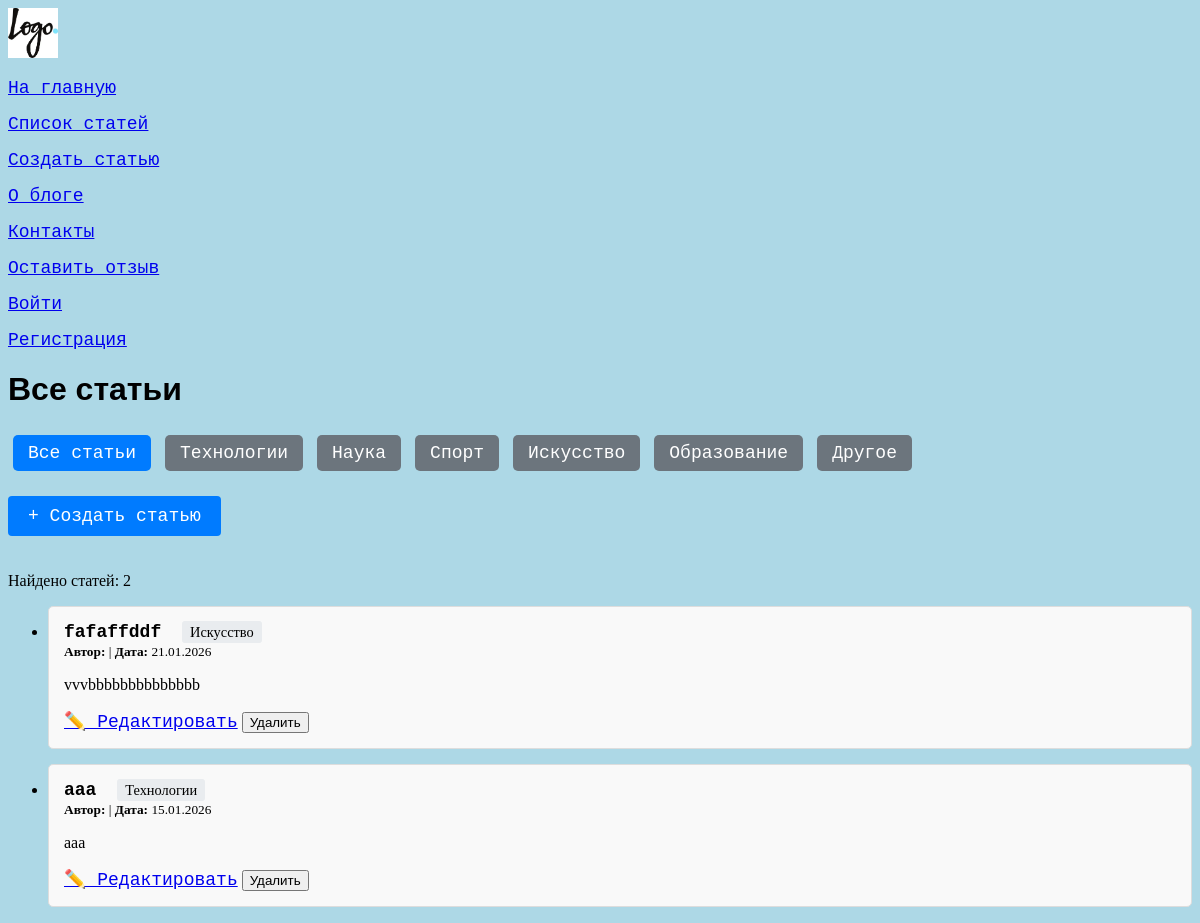
/articles, run on an earlier commit of the app's database.
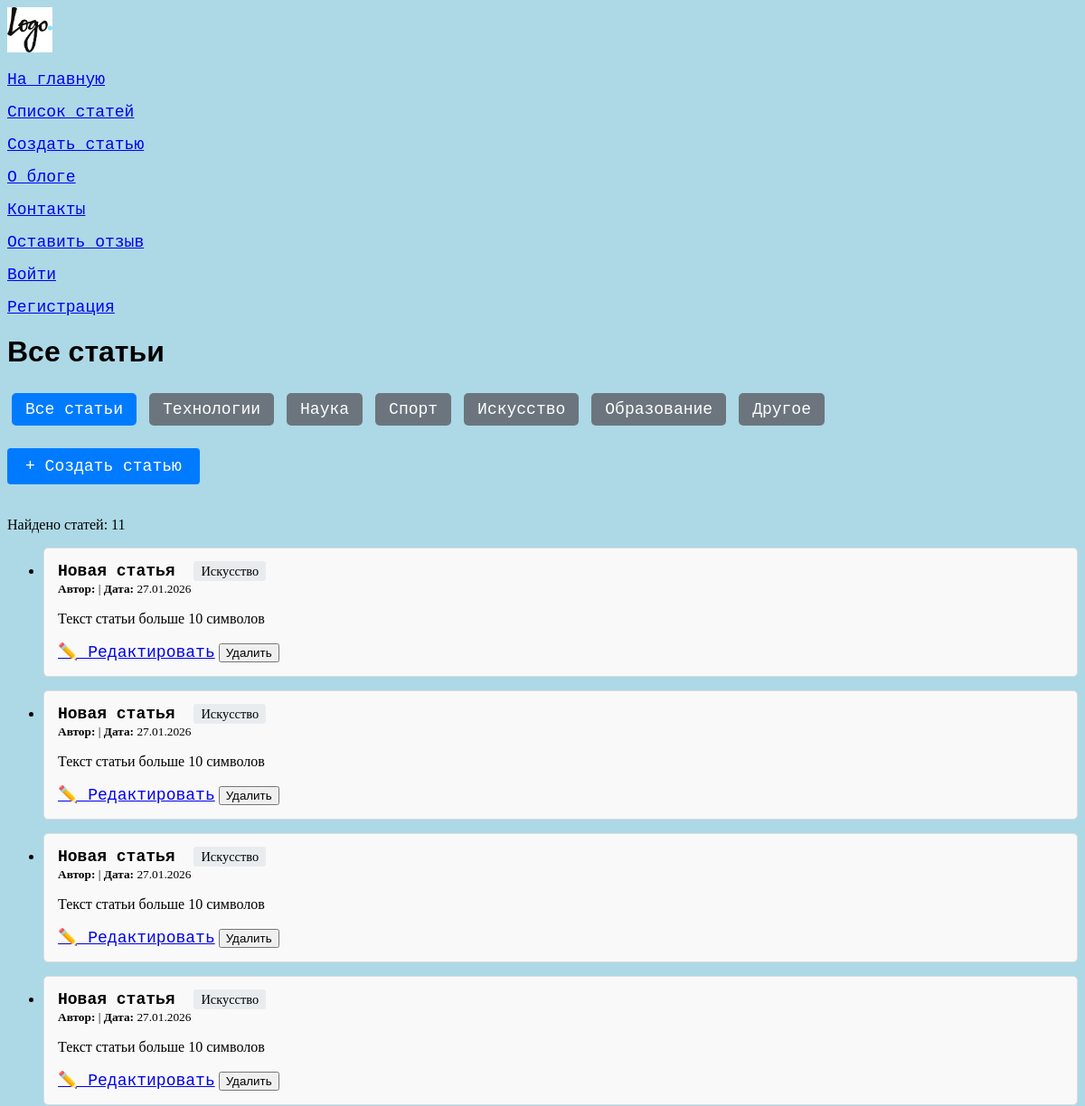
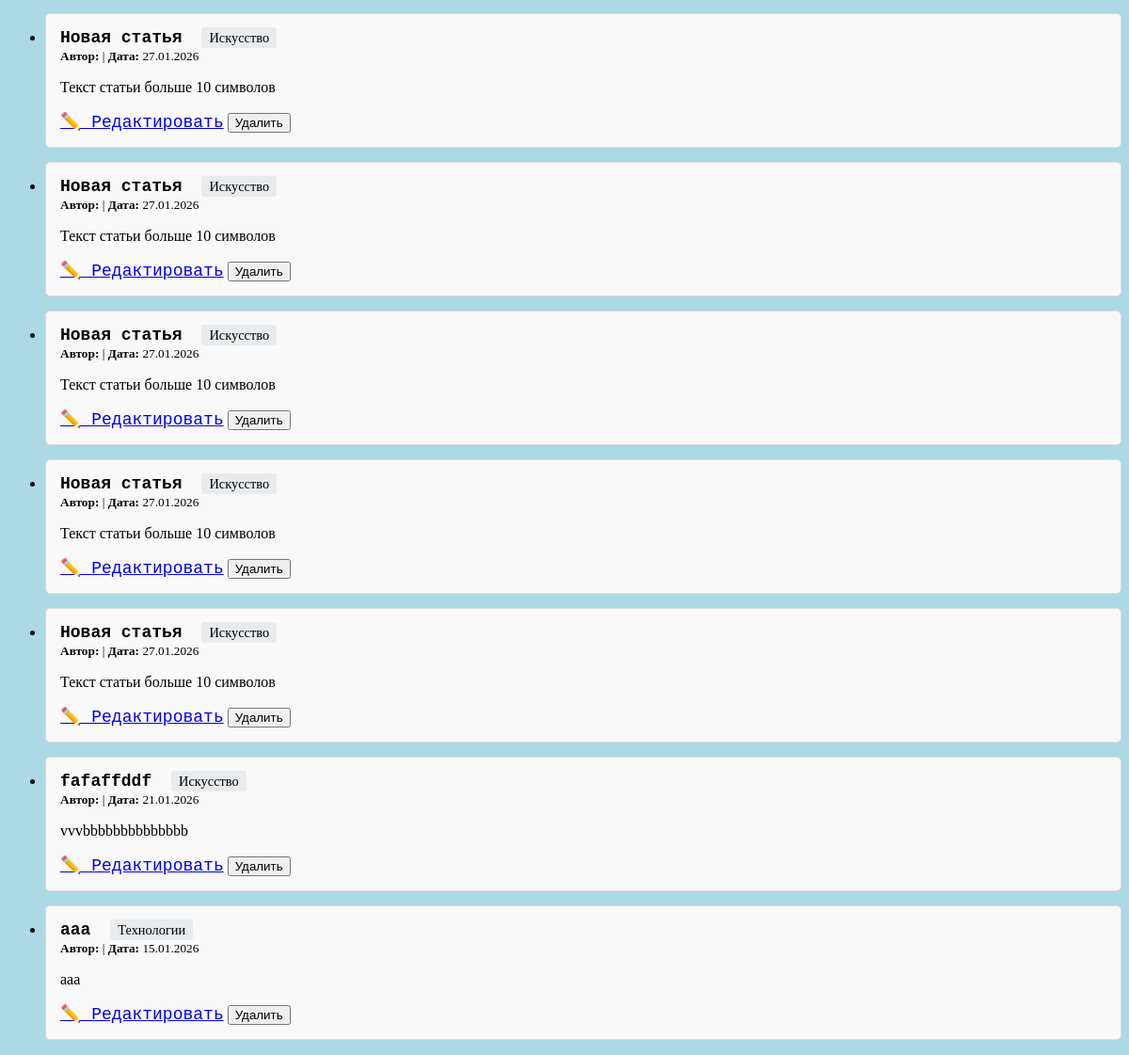
And on a later commit of the database (2 pictures, top to bottom).
### main/models.py (models this page shows, shortened)
class Article(models.Model):
    CATEGORY_CHOICES = [
        ('technology', 'Технологии'),
        ('science', 'Наука'),
        ('sport', 'Спорт'),
        ('art', 'Искусство'),
        ('education', 'Образование'),
        ('other', 'Другое'),
    ]
    title = models.CharField(max_length=30)
    text = models.TextField()
    created_date = models.DateTimeField(auto_now_add=True)
    user = models.ForeignKey(
        'auth.User',
        on_delete=models.CASCADE,
        related_name='articles'
    )
    category = models.CharField(
        max_length=20,
        choices=CATEGORY_CHOICES,
        default='other'
    )

### main/views.py (the view)
# urls.py: path('articles', views.articles, name="articles"),
def articles(request):
    articles_list = Article.objects.select_related('user').all().order_by('-created_date')
    context = {
        'articles': articles_list,
        'title': 'Все статьи',
        'today': timezone.now().date(),
        'category_choices': Article.CATEGORY_CHOICES,
    }
    return render(request, "articles.html", context)

### main/templates/articles.html (shortened to what this page needs)
<!DOCTYPE html>
{% load static %}
{% include "base.html" %}
<html>
<head>
    <link rel="stylesheet" href="{% static 'main/static/css/styles.css' %}">
</head>
<body>
    <h1>{{ title }}</h1>
    <div class="category-nav">
        <a href="{% url 'articles' %}"
           class="category-link {% if not category %}active{% endif %}">
            Все статьи
        </a>
        {% for code, name in category_choices %}
            <a href="{% url 'articles_by_category' code %}"
               class="category-link {% if category == code %}active{% endif %}">
                {{ name }}
            </a>
        {% endfor %}
    </div>
    <a href="{% url 'create_article' %}" class="create-link">+ Создать статью</a>
    {% if articles %}
        <p>Найдено статей: {{ articles|length }}</p>
        <ul class="article-list">
        {% for article in articles %}
            <li class="article-item">
                <a href="{% url 'article_detail' article.id %}" style="text-decoration: none; color: inherit;">
                    <strong>{{ article.title }}</strong>
                </a>
                <span class="article-category">{{ article.get_category_display }}</span>
                <br>
                <small>
                    <strong>Автор:</strong> {{ article.user.name }} |
                    <strong>Дата:</strong> {{ article.created_date|date:"d.m.Y" }}
                </small>
                <p>{{ article.text|truncatechars:150 }}</p>
                <div class="article-actions">
                    <a href="{% url 'edit_article' article.id %}" class="btn btn-edit">✏️ Редактировать</a>
                    <form action="{% url 'delete_article' article.id %}" method="POST" style="display: inline;">
                        <button type="submit" class="btn btn-delete"
                                onclick="return confirm('Удалить статью?')">
                            Удалить
                        </button>
                    </form>
                </div>
            </li>
        {% endfor %}
        </ul>
    {% endif %}
</body>
</html>

### main/templates/base.html (shortened to what this page needs)
<!DOCTYPE html>
<head>
    {% load static %}
    <link rel="stylesheet" href="{% static 'css/styles.css' %}" />
</head>
<body>
    <img class="logo" src="{% static 'images/i (8).png' %}">
    <a href="{% url 'home' %}">На главную</a>
    <a href="{% url 'articles' %}">Список статей</a>
    <a href="{% url 'create_article' %}">Создать статью</a>
    <a href="{% url 'about' %}">О блоге</a>
    <a href="{% url 'contact' %}">Контакты</a>
    <a href="{% url 'feedback' %}">Оставить отзыв</a>
    {% if user.is_authenticated %}
        <strong>{{ user.username }}</strong>
        <a href="{% url 'logout' %}">Выйти</a>
    {% else %}
        <a href="{% url 'login' %}">Войти</a>
        <a href="{% url 'register' %}">Регистрация</a>
    {% endif %}
</body>

### main/static/css/styles.css (style rules this page uses)
body { background-color:lightblue; }
a { font-family: 'Courier New', Courier, monospace; font-size: large; text-align: center; }
h1 { font-family: 'Franklin Gothic Medium', 'Arial Narrow', Arial, sans-serif; }
p { font-family: Georgia, 'Times New Roman', Times, serif; }
.logo { width: 50px; height: 50px; }
.article-item { border: 1px solid #ddd; padding: 15px; margin-bottom: 15px; border-radius: 5px; background-color: #f9f9f9; }
.create-link { display: inline-block; background-color: #007bff; color: white; padding: 10px 20px; text-decoration: none; border-radius: 4px; margin-bottom: 20px; }

### main/templates/articles.html (style rules this page uses)
.category-nav { margin: 20px 0; }
.category-link { display: inline-block; margin: 5px; padding: 8px 15px; background-color: #6c757d; color: white; text-decoration: none; border-radius: 5px; }
.category-link.active { background-color: #007bff; }
.article-category { background-color: #e9ecef; padding: 3px 8px; border-radius: 3px; font-size: 0.9em; margin-left: 10px; }

What changed in the data, as far as the page shows it:
added Article: title "Новая статья", category "Искусство", created_date "27.01.2026", text "Текст статьи больше 10 символов"
added Article: title "Новая статья", category "Искусство", created_date "27.01.2026", text "Текст статьи больше 10 символов"
added Article: title "Новая статья", category "Искусство", created_date "27.01.2026", text "Текст статьи больше 10 символов"
added Article: title "Новая статья", category "Искусство", created_date "27.01.2026", text "Текст статьи больше 10 символов"
added Article: title "Новая статья", category "Искусство", created_date "27.01.2026", text "Текст статьи больше 10 символов"
added Article: title "Новая статья", category "Искусство", created_date "27.01.2026", text "Текст статьи больше 10 символов"
added Article: title "Новая статья", category "Искусство", created_date "27.01.2026", text "Текст статьи больше 10 символов"
added Article: title "Новая статья", category "Искусство", created_date "27.01.2026", text "Текст статьи больше 10 символов"
added Article: title "Новая статья", category "Искусство", created_date "27.01.2026", text "Текст статьи больше 10 символов"
Also different on the page:
{{ articles|length }}: "2" → "11"
